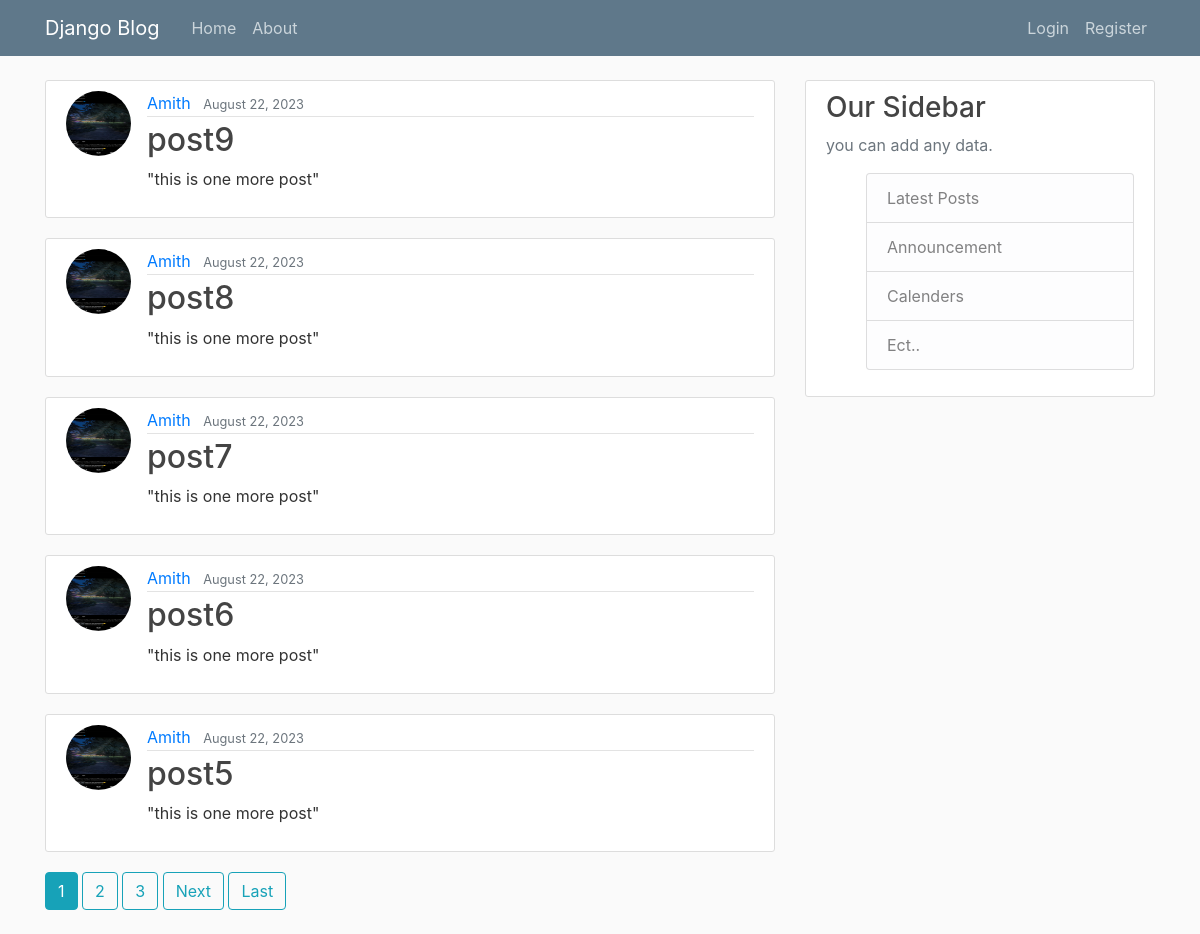
The page / on the database its author committed.
### blog/models.py (models this page shows, shortened)
class Post(models.Model):
    title = models.CharField(max_length=100)
    content = models.TextField()
    date_posted = models.DateTimeField(default=timezone.now)
    author = models.ForeignKey(User, on_delete=models.CASCADE)

### users/models.py (models this page shows, shortened)
class Profile(models.Model):
      user = models.OneToOneField(User, on_delete=models.CASCADE)
      image = models.ImageField(default="default.jpg",upload_to='profile_pics')

### blog/views.py (the view)
# urls.py: path('', PostListView.as_view(), name='blog-home'), # "if we are passing the class based views we cannot pas sthe class name, we user classname.as_view()"
class PostListView(ListView):
    model = Post
    template_name= 'blog/home.html' # <app>/<model>_<viewtype>.html
    context_object_name = 'posts'  # this is the name of the class that will be created for the post list view[how we have a variable in home function 'posts' in the same way we create the a object variable for class to know that it has its variable to get the objects.
    paginate_by = 5  # this is the number of posts that we want to display per page.
    ordering = ['-date_posted']  # this is the order of the posts that we want to display.[newest first]

### blog/templates/blog/home.html (shortened to what this page needs)
{% extends 'blog/base.html' %}
{% block content %}
    {% for post in posts %}
        <article class = "media content-section">
            <img class ='rounded-circle article-img' src="{{ post.author.profile.image.url }}">
            <div class = "media-body">
                <div class = "article-metadata">
                    <a class ="mr-2" href="#">{{post.author}}</a>
                    <small class ="text-muted">{{post.date_posted|date:"F d, Y"}}</small>
                </div>
                <h2><a class = "article-title" href="{% url 'post-detail' post.id %}">{{post.title}}</a></h2>
                <p class = "article-content">{{post.content}}</p>
            </div>
        </article>
    {% endfor %}
    {% if is_paginated %}
            {% if page_obj.number == num %}
                <a class = 'btn btn-info mb-4' href="?page={{ num }}">{{ num }}</a>
            {% elif num > page_obj.number|add:'-3' and num < page_obj.number|add:'3' %}
                <a class = 'btn btn-outline-info mb-4' href="?page={{ num }}">{{ num }}</a>
            {% endif %}
            {% if page_obj.has_next %}
                <a class = 'btn btn-outline-info mb-4' href="?page={{page.obj.next_page_number}}">Next</a>
                <a class ='btn btn-outline-info mb-4' href="?page={{ page_obj.paginator.num_pages }}">Last</a>
            {% endif %}
    {% endif%}
{% endblock content %}

### blog/static/blog/main.css (style rules this page uses)
body { background: #fafafa; color: #333; margin-top: 5rem; }
h1, h2, h3, h4, h5, h6 { color: #444; }
.content-section { background: #fff; padding: 10px 20px;; border: 1px solid #ddd; border-radius: 3px; margin-bottom: 20px; }
.article-title { color: #444444; }
.article-content { white-space: pre-line; }
.article-img { height: 65px; width: 65px; margin-right: 16px; }
.article-metadata { padding-bottom: 1px; margin-bottom: 4px; border-bottom: 1px solid #e3e3e3 }

### rows shown on the page
Post: author.profile.image (picture), author "Amith", date_posted "August 22, 2023", title "post9", content "\"this is one more post\""
Post: author.profile.image (picture), author "Amith", date_posted "August 22, 2023", title "post8", content "\"this is one more post\""
Post: author.profile.image (picture), author "Amith", date_posted "August 22, 2023", title "post7", content "\"this is one more post\""
Post: author.profile.image (picture), author "Amith", date_posted "August 22, 2023", title "post6", content "\"this is one more post\""
Post: author.profile.image (picture), author "Amith", date_posted "August 22, 2023", title "post5", content "\"this is one more post\""

### other values the page prints
{{ num }} "1"
{{ num }} "2" "3"
